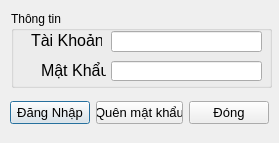
<?xml version="1.0" encoding="UTF-8"?>
<ui version="4.0">
 <class>SignIn</class>
 <widget class="QDialog" name="SignIn">
  <property name="geometry">
   <rect>
    <x>0</x>
    <y>0</y>
    <width>279</width>
    <height>143</height>
   </rect>
  </property>
  <property name="windowTitle">
   <string/>
  </property>
  <property name="windowIcon">
   <iconset resource="src.qrc">
    <normaloff>:/images/acc.png</normaloff>:/images/acc.png</iconset>
  </property>
  <widget class="QGroupBox" name="groupBox">
   <property name="geometry">
    <rect>
     <x>11</x>
     <y>11</y>
     <width>261</width>
     <height>77</height>
    </rect>
   </property>
   <property name="title">
    <string>Thông tin</string>
   </property>
   <widget class="QLabel" name="label">
    <property name="geometry">
     <rect>
      <x>20</x>
      <y>20</y>
      <width>71</width>
      <height>19</height>
     </rect>
    </property>
    <property name="font">
     <font>
      <pointsize>12</pointsize>
     </font>
    </property>
    <property name="styleSheet">
     <string notr="true"/>
    </property>
    <property name="text">
     <string>Tài Khoản</string>
    </property>
   </widget>
   <widget class="QLineEdit" name="lineEdit">
    <property name="geometry">
     <rect>
      <x>100</x>
      <y>20</y>
      <width>151</width>
      <height>21</height>
     </rect>
    </property>
   </widget>
   <widget class="QLineEdit" name="lineEdit_2">
    <property name="geometry">
     <rect>
      <x>100</x>
      <y>50</y>
      <width>151</width>
      <height>20</height>
     </rect>
    </property>
    <property name="echoMode">
     <enum>QLineEdit::Password</enum>
    </property>
   </widget>
   <widget class="QLabel" name="label_2">
    <property name="geometry">
     <rect>
      <x>30</x>
      <y>50</y>
      <width>65</width>
      <height>19</height>
     </rect>
    </property>
    <property name="font">
     <font>
      <pointsize>12</pointsize>
     </font>
    </property>
    <property name="text">
     <string>Mật Khẩu</string>
    </property>
   </widget>
  </widget>
  <widget class="QWidget" name="">
   <property name="geometry">
    <rect>
     <x>10</x>
     <y>100</y>
     <width>259</width>
     <height>26</height>
    </rect>
   </property>
   <layout class="QHBoxLayout" name="horizontalLayout">
    <item>
     <widget class="QPushButton" name="pushButton">
      <property name="font">
       <font>
        <pointsize>10</pointsize>
       </font>
      </property>
      <property name="text">
       <string>Đăng Nhập</string>
      </property>
     </widget>
    </item>
    <item>
     <widget class="QPushButton" name="pushButton_3">
      <property name="font">
       <font>
        <pointsize>10</pointsize>
       </font>
      </property>
      <property name="text">
       <string>Quên mật khẩu</string>
      </property>
     </widget>
    </item>
    <item>
     <widget class="QPushButton" name="pushButton_2">
      <property name="font">
       <font>
        <pointsize>10</pointsize>
       </font>
      </property>
      <property name="text">
       <string>Đóng</string>
      </property>
     </widget>
    </item>
   </layout>
  </widget>
 </widget>
 <resources>
  <include location="src.qrc"/>
 </resources>
 <connections/>
</ui>
